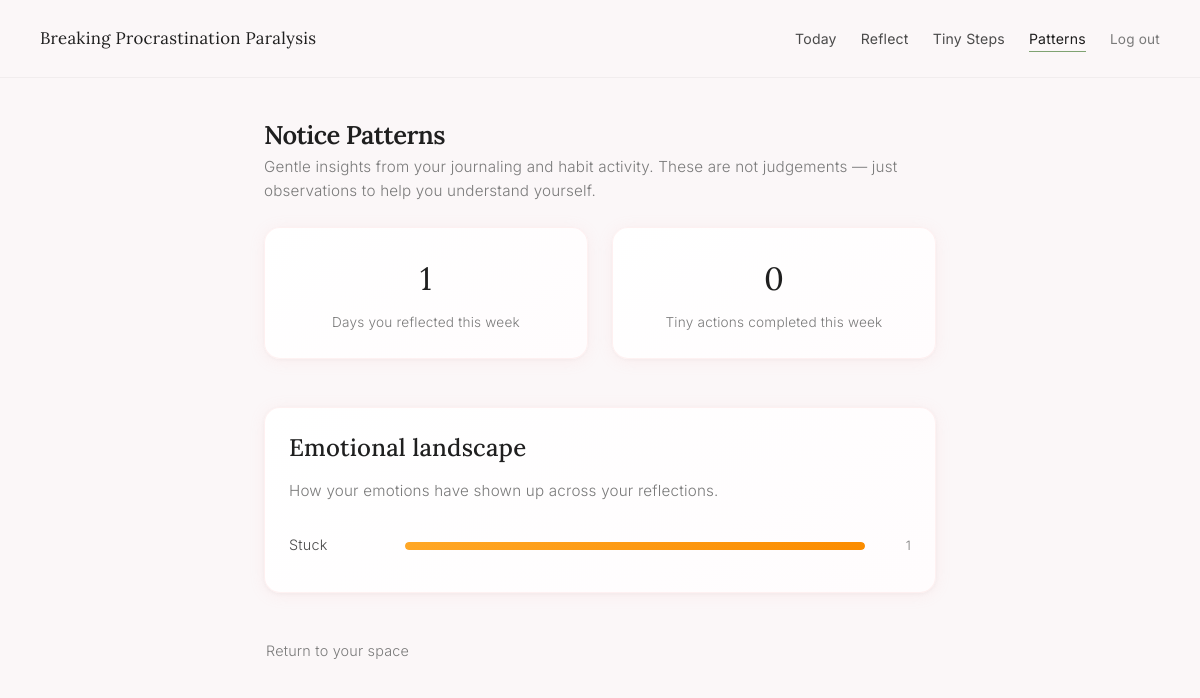
The page /analytics (signed in) on the database as committed earlier.
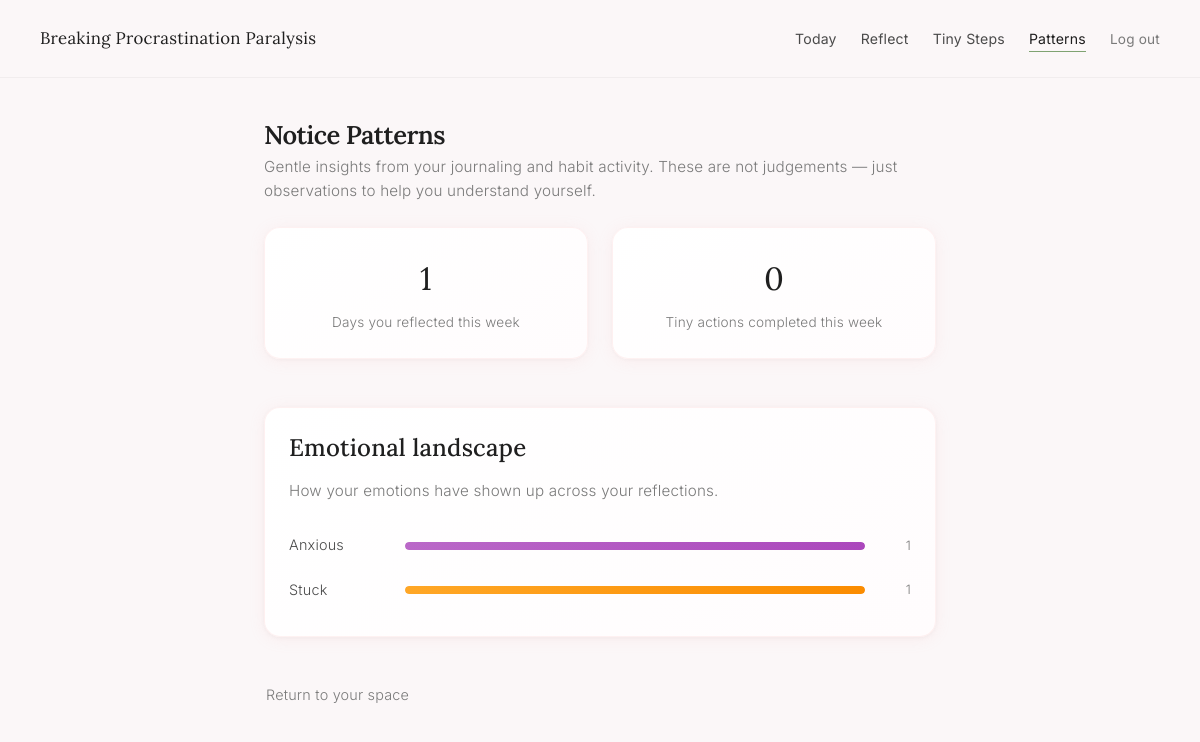
The same page on the database as committed later.
### tables this page shows
CREATE TABLE journal_entries (
            id INTEGER PRIMARY KEY AUTOINCREMENT,
            user_id INTEGER NOT NULL,
            entry_text TEXT NOT NULL,
            predicted_emotion TEXT NOT NULL,
            created_at TEXT NOT NULL,
            FOREIGN KEY (user_id) REFERENCES users(id)
        );

### app.py (the view)
@app.route("/analytics")
@login_required
def analytics():
    user_id = session['user_id']
    conn = get_db_connection()
    cur = conn.cursor()
    cur.execute("""
        SELECT predicted_emotion, COUNT(*) as count
        FROM journal_entries
        WHERE user_id = ?
        GROUP BY predicted_emotion
    """, (user_id,))
    emotion_data = cur.fetchall()
    today = date.today()
    last_week = (today - timedelta(days=6)).isoformat()
    cur.execute("""
        SELECT COUNT(DISTINCT date(created_at)) AS active_days
        FROM journal_entries
        WHERE user_id = ? AND date(created_at) >= ?
    """, (user_id, last_week))
    active_days = cur.fetchone()["active_days"]
    cur.execute("""
        SELECT COUNT(*) AS habits_done
        FROM habit_completions hc
        JOIN habits h ON hc.habit_id = h.id
        WHERE h.user_id = ? AND date(hc.completed_at) >= ?
    """, (user_id, last_week))
    habits_done = cur.fetchone()["habits_done"]
    conn.close()
    return render_template(
        "analytics.html",
        emotion_data=emotion_data,
        active_days=active_days,
        habits_done=habits_done
    )

### app.py (called while the page is built)
def get_db_connection():
    conn = sqlite3.connect(DB_PATH, timeout=3)
    conn.row_factory = sqlite3.Row
    return conn

def login_required(f):
    @wraps(f)
    def decorated_function(*args, **kwargs):
        if 'user_id' not in session:
            return redirect(url_for('landing'))
        return f(*args, **kwargs)
    return decorated_function

### templates/analytics.html (shortened to what this page needs)
<!doctype html>
<html lang="en">
<head>
    <link rel="stylesheet" href="{{ url_for('static', filename='calm.css') }}">
</head>
<body>
<div class="page-wrapper">
    <nav class="page-nav">
        <a href="{{ url_for('dashboard') }}" class="nav-brand">Breaking Procrastination Paralysis</a>
        <ul class="nav-links">
            <li><a href="{{ url_for('dashboard') }}">Today</a></li>
            <li><a href="{{ url_for('journal') }}">Reflect</a></li>
            <li><a href="{{ url_for('habits') }}">Tiny Steps</a></li>
            <li><a href="{{ url_for('analytics') }}" class="active">Patterns</a></li>
            <li><a href="{{ url_for('logout') }}" class="logout-link">Log out</a></li>
        </ul>
    </nav>
    <main class="page-content">
        <div class="section-header fade-in-up">
            <h1 class="section-title">Notice Patterns</h1>
            <p class="section-subtitle">
                Gentle insights from your journaling and habit activity.
                These are not judgements — just observations to help you understand yourself.
            </p>
        </div>
        <div class="patterns-grid stagger-children">
            <div class="card pattern-card">
                <p class="pattern-value">{{ active_days }}</p>
                <p class="pattern-label">Days you reflected this week</p>
            </div>
            <div class="card pattern-card">
                <p class="pattern-value">{{ habits_done }}</p>
                <p class="pattern-label">Tiny actions completed this week</p>
            </div>
        </div>
        <div class="card fade-in-up">
            <h2>Emotional landscape</h2>
            <p class="section-subtitle" style="margin-bottom: 20px;">
                How your emotions have shown up across your reflections.
            </p>
            {% if emotion_data %}
            <ul class="emotion-bar-list">
                {% set max_count = emotion_data | map(attribute='count') | max %}
                {% for row in emotion_data %}
                <li class="emotion-bar-item">
                    <span class="emotion-bar-name">{{ row["predicted_emotion"] }}</span>
                    <div class="emotion-bar-track">
                        <div
                            class="emotion-bar-fill {{ row['predicted_emotion'] if row['predicted_emotion'] in ['overwhelmed', 'anxious', 'stuck', 'stressed', 'tired', 'calm'] else 'default' }}"
                            style="width: {{ (row['count'] / max_count * 100) | round }}%;"
                        ></div>
                    </div>
                    <span class="emotion-bar-count">{{ row["count"] }}</span>
                </li>
                {% endfor %}
            </ul>
            {% else %}
            <p class="empty-state">
                Emotion patterns will appear here after your first few reflections.
            </p>
            {% endif %}
        </div>
        <div style="margin-top: 40px;">
            <a href="{{ url_for('dashboard') }}" class="btn-text">Return to your space</a>
        </div>
    </main>
</div>
</body>
</html>

Rows that differ between the two databases and show on the page:
added journal_entries: predicted_emotion "Anxious", {{ (row['count'] / max_count * 100) | round }} 100.0 (drawn), count "1"
